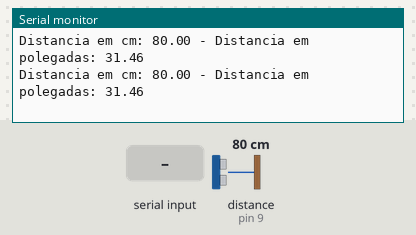
Simulated run of this sketch. Board: Arduino Uno, built with avr-gcc and run on an emulated ATmega328P. Shown: the last lines printed to the serial monitor. The test bench sets the inputs (shaded band); at power-on: distance to the obstacle (sensor on pin 9) 80 cm. The echo pulse lasts 58.3 µs per cm; the audio player accepts every command and is not drawn.

Above: at 1.7 s.
1.8 s: distance to the obstacle (sensor on pin 9) set to 2 cm
At 2.9 s:
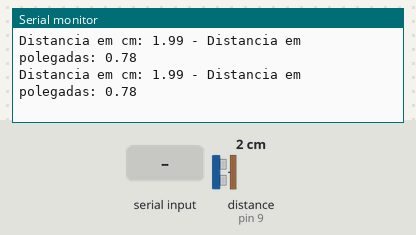
4.8 s: "+" received over Serial
7.8 s: "-" received over Serial
10.8 s: distance to the obstacle (sensor on pin 9) set to 18 cm
At 11.9 s:
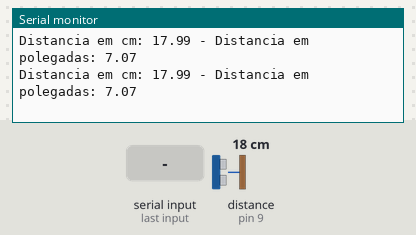
Timing chart, 0 to 12.3 s (numbered marks = the images above; inputs shaded):
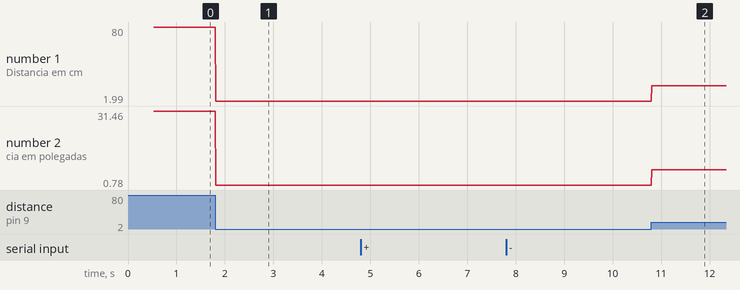

The sketch:

maquete_vulcao_inteligente.ino
```cpp
#include "Arduino.h"
#include "SoftwareSerial.h"
#include "DFRobotDFPlayerMini.h"
#include "Ultrasonic.h"

#define button1 2
#define button2 3
#define button3 4
#define button4 5
#define button5 6
#define button6 7
#define pino_trigger 8
#define pino_echo 9

Ultrasonic ultrasonic(pino_trigger, pino_echo);
SoftwareSerial mySoftwareSerial(10, 11); // RX, TX

DFRobotDFPlayerMini myDFPlayer;

char buf;
int pausa = 0;
int equalizacao = 0;

void setup(){
    /*pinMode(button1, INPUT_PULLUP);
    pinMode(button2, INPUT_PULLUP);
    pinMode(button3, INPUT_PULLUP);
    pinMode(button4, INPUT_PULLUP);
    pinMode(button5, INPUT_PULLUP);
    pinMode(button6, INPUT_PULLUP);
    */
    //Comunicacao serial com o modulo
    mySoftwareSerial.begin(9600);
    //Inicializa a serial do Arduino
    Serial.begin(115200);
    //Verifica se o modulo esta respondendo e se o
    //cartao SD foi encontrado
    Serial.println();
    Serial.println(F("DFRobot DFPlayer Mini"));
    Serial.println(F("Inicializando modulo DFPlayer... (3~5 segundos)"));
    if (!myDFPlayer.begin(mySoftwareSerial)){
        Serial.println(F("Nao inicializado:"));
        Serial.println(F("1.Cheque as conexoes do DFPlayer Mini"));
        Serial.println(F("2.Insira um cartao SD"));
        while (true);
    }
    Serial.println();
    Serial.println(F("Modulo DFPlayer Mini inicializado!"));
    //Definicoes iniciais
    myDFPlayer.setTimeOut(500); //Timeout serial 500ms
    myDFPlayer.volume(5); //Volume 5
    myDFPlayer.EQ(0); //Equalizacao normal
    //Mostra o menu de comandos
    Serial.println();
    Serial.print("Numero de arquivos no cartao SD: ");
    Serial.println(myDFPlayer.readFileCounts(DFPLAYER_DEVICE_SD));
    menu_opcoes();
}

void loop(){
    //Aguarda a entrada de dados pela serial
    float cmMsec, inMsec;
    long microsec = ultrasonic.timing();
    cmMsec = ultrasonic.convert(microsec, Ultrasonic::CM);
    inMsec = ultrasonic.convert(microsec, Ultrasonic::IN);
    //Exibe informacoes no serial monitor
    Serial.print("Distancia em cm: ");
    Serial.print(cmMsec);
    Serial.print(" - Distancia em polegadas: ");
    Serial.println(inMsec);
    ////////////////////////
    while (Serial.available() > 0){
        buf = Serial.read();

        //Reproducao
        if ((buf >= '1') && (buf <= '9')){
            Serial.print("Reproduzindo musica: ");
            Serial.println(buf);
            buf = buf - 48;
            myDFPlayer.play(buf);
            menu_opcoes();
        }

        //Parada
        if (buf == 's'){
            myDFPlayer.stop();
            Serial.println("Musica parada!");
            menu_opcoes();
        }

        //Pausa/Continua a musica
        if (buf == 'p'){
            pausa = !pausa;
            if (pausa == 0){
                Serial.println("Continua musica...");
                myDFPlayer.start();
            }

            if (pausa == 1){
                Serial.println("Musica pausada...");
                myDFPlayer.pause();
            }
            menu_opcoes();
        }

        //Seleciona equalizacao
        if (buf == 'e'){
            equalizacao++;
            if (equalizacao == 6){
                equalizacao = 0;
            }
            myDFPlayer.EQ(equalizacao);
            Serial.print("Equalizacao: ");
            Serial.print(equalizacao);
            Serial.println(" (0 = Normal, 1 = Pop, 2 = Rock, 3 = Jazz, 4 = Classic, 5 = Bass)");
            menu_opcoes();
        }

        //Aumenta volume
        if (buf == '+'){
            myDFPlayer.volumeUp();
            Serial.print("Volume atual:");
            Serial.println(myDFPlayer.readVolume());
            menu_opcoes();
        }

        //Diminui volume
        if (buf == '-'){
            myDFPlayer.volumeDown();
            Serial.print("Volume atual:");
            Serial.println(myDFPlayer.readVolume());
            menu_opcoes();
        }
    }
}

void menu_opcoes(){
    Serial.println();
    Serial.println(F("Comandos:"));
    Serial.println(F(" [1-9] Para selecionar o arquivo MP3"));
    Serial.println(F(" [s] parar reproducao"));
    Serial.println(F(" [p] pausa/continua a musica"));
    Serial.println(F(" [e] seleciona equalizacao"));
    Serial.println(F(" [+ or -] aumenta ou diminui o volume"));
    Serial.println();
}

//https://www.arduinoecia.com.br/modulo-mp3-dfplayer-mini-dfrobot-arduino/
//https://www.filipeflop.com/blog/sensor-ultrassonico-hc-sr04-ao-arduino/
```

Measured:
- after the input at 1.8 s, the serial monitor: prints a new line at once (image 1)
- after the input at 10.8 s, the serial monitor: prints a new line at once (image 2)
- plotted number 1: 80 → 1.99 after the input at 1.8 s, 1.99 → 17.99 after the input at 10.8 s
- plotted number 2: 31.46 → 0.78 after the input at 1.8 s, 0.78 → 7.07 after the input at 10.8 s
